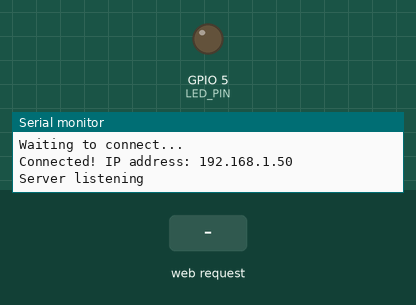
Simulated run of this sketch. Board: ESP8266 (NodeMCU). Shown: output pins drawn as LEDs (lit = HIGH), the last lines printed to the serial monitor. Inputs (shaded band) come from the test bench. WiFi joins after 1.5 s; servers stay silent unless stated.

Above: at 2.7 s.
2.8 s: HTTP request GET /led/on received
At 3.7 s:
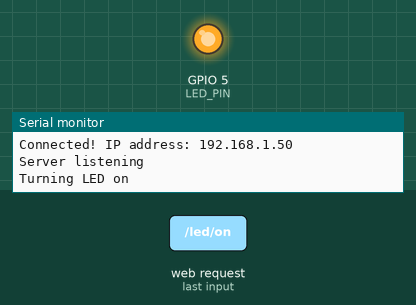
4.3 s: HTTP request GET /led/off received
At 4.9 s:
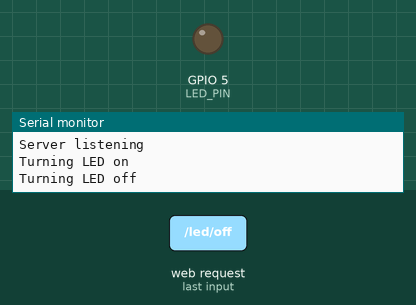
Timing chart, 0 to 7.3 s (numbered marks = the images above; inputs shaded):
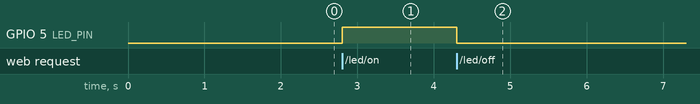

Measured:
- after the input at 2.8 s, GPIO 5 (LED_PIN): LOW → HIGH at once
- after the input at 4.3 s, GPIO 5 (LED_PIN): HIGH → LOW at once

The sketch:

iot-led.ino
```cpp
/*
    This will turn a LED on and off based on a web request.

    Required boards:
        - ESP8266 http://arduino.esp8266.com/stable/package_esp8266com_index.json
*/
#include <ESP8266WiFi.h>
#include <ESP8266WebServer.h>
#include <ArduinoJson.h>

ESP8266WebServer server(80);

const int LED_PIN = 5;
const int JSON_SIZE_LIMIT = 1024;
const char *ssid = "<WIFI_SSID>";
const char *password = "<WIFI_PASSWORD>";

enum State
{
    on,
    off
};

void setup()
{
    Serial.begin(115200);

    pinMode(LED_PIN, OUTPUT);

    connectToWifi();

    server.on("/led/on", handleLedOn);
    server.on("/led/off", handleLedOff);

    server.begin();
    Serial.println("Server listening");
}

void loop()
{
    server.handleClient();
}

void handleLedOn()
{
    handleLed(on);
}

void handleLedOff()
{
    handleLed(off);
}

void handleLed(State state)
{
    if (server.method() != HTTP_GET)
    {
        server.send(400, "text/html", "Only GET method is allowed");
    }

    if (state == on)
    {
        Serial.println("Turning LED on");
        digitalWrite(LED_PIN, HIGH);
    }
    else
    {
        Serial.println("Turning LED off");
        digitalWrite(LED_PIN, LOW);
    }

    server.send(200, "text/html", "Done!");
}

void connectToWifi()
{
    Serial.println("Connecting to " + String(ssid));
    WiFi.begin(ssid, password);

    while (WiFi.status() != WL_CONNECTED)
    {
        delay(500);
        Serial.println("Waiting to connect...");
    }

    Serial.println("Connected! IP address: " + WiFi.localIP().toString());
}
```
